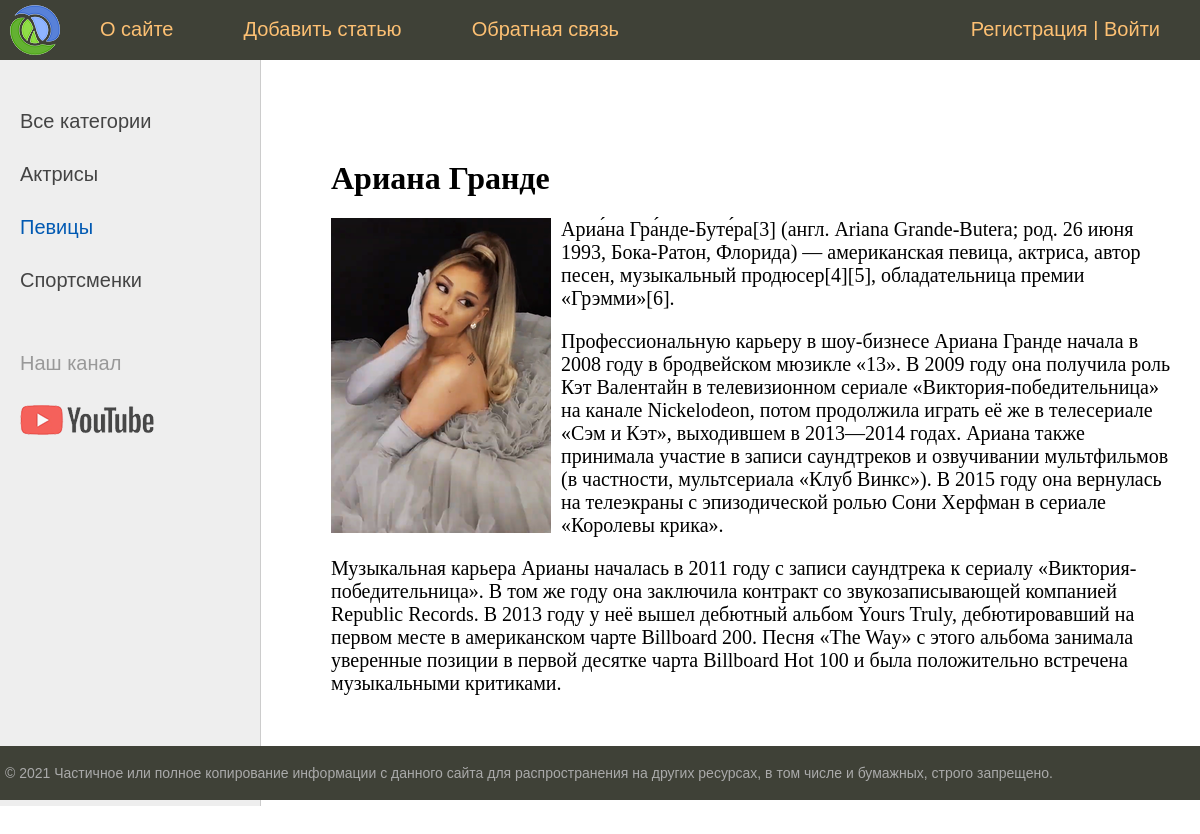
The app's page /post/ariana-grande/ with its own data.
### women/models.py (models this page shows, shortened)
class Category(models.Model):
    name = models.CharField(max_length=101, db_index=True, verbose_name = 'Категория') # индексируемое поле
    slug = models.SlugField(max_length=255, unique=True, db_index=True, verbose_name='URL')
    def __str__(self):
        return self.name
    def get_absolute_url(self):
        return reverse('show_category', kwargs = {'cat_slug' : self.slug})
    class Meta:
        verbose_name = 'Категория'
        verbose_name_plural = 'Категории'
        ordering = ['name']

class Women(models.Model):
    title = models.CharField(max_length=255, verbose_name='Заголовок')
    slug = models.SlugField(max_length=255, unique=True, db_index=True, verbose_name='URL')
    content = models.TextField(blank=True, verbose_name='Контент')
    photo = models.ImageField(upload_to='photos/%Y/%m/%d/', verbose_name='Фото')
    time_create = models.DateTimeField(auto_now_add=True, verbose_name='Время создания')
    time_update = models.DateTimeField(auto_now=True, verbose_name='Время обновления')
    is_published = models.BooleanField(default=True, verbose_name='Публикация')
    cat = models.ForeignKey('Category', on_delete=models.PROTECT, verbose_name='Категория') # запрещается удалять записи из первичной модели
    class Meta:
        verbose_name = 'Известные женщины'
        verbose_name_plural = 'Известные женщины'
        ordering = ['-time_create', 'title']

### women/views.py (the view)
# urls.py: path('post/<slug:post_slug>/', WomenPost.as_view(), name = 'post'),
class WomenPost(DataMixin, DetailView):
    model = Women
    template_name = 'women/post.html'
    slug_url_kwarg = 'post_slug'
    context_object_name = 'post'
    def get_context_data(self, **kwargs: Any) -> Dict[str, Any]:
        context = super().get_context_data(**kwargs)
        post = Women.objects.get(slug = self.kwargs['post_slug'])
        c_def = self.get_user_context(title = post.title, cat_selected = post.cat_id)
        return dict(list(context.items()) + list(c_def.items()))

### women/templatetags/women_tag.py (called while the page is built)
@register.simple_tag(name='getcats')
def get_categories(filter = None):
    if not filter:
        return Category.objects.all()
    else:
        return Category.objects.filter(pk = filter)

@register.simple_tag(name='getmenu')
def get_menu():
    menu = [{'title' : 'О сайте', 'url_name' : 'about'},
    {'title' : "Добавить статью", 'url_name' : 'addpost'},
    {'title' : "Обратная связь", 'url_name' : 'contact'}]
    return menu

@register.inclusion_tag('women/list_categories.html')
def show_categories(sort = None, cat_selected = 0):
    if not sort:
        cats = Category.objects.all()
    else:
        cats = Category.objects.order_by(sort)
    return {'cats' : cats, 'cat_selected': cat_selected}

### women/utils.py (called while the page is built)
    def get_user_context(self, **kwargs):
        context = kwargs
        cats = Category.objects.all()
        context['cats'] = cats
        if 'cat_selected' not in context:
            context['cat_selected'] = 0
        return context

### women/templates/women/post.html
{% extends 'women/base.html' %}
{% block content %}
<h1>{{ title }}</h1>
{% if post.photo %}
<p><img class = 'img-article-left' src="{{ post.photo.url }}" alt=""></p>
{% endif %}
{{ post.content|linebreaks}}
{% endblock %}

### women/templates/women/base.html (shortened to what this page needs)
{% load static %}
{% load women_tag %}
<!DOCTYPE html>
<html>
<head>
	<link type="text/css" href="{% static 'women/css/styles.css' %}" rel="stylesheet" />
</head>
<body>
<table class="table-page" border=0 cellpadding="0" cellspacing="0">
<tr><td valign=top>
{% getmenu as menu %}
{% block mainmenu %}
		<div class="header">
			<ul id="mainmenu" class="mainmenu">
			<li class="logo"><a href="{% url 'home' %}"><div class="logo"></div></a></li>
{% for m in menu %}
			<li><a href="{% url  m.url_name %}">{{m.title}}</a></li>
{% endfor %}
{% if request.user.is_authenticated %}
			<li class="last"> {{ user.username }} </a> | <a href="{% url  'logout' %}"> Выйти </a></li>
{% else %}
			<li class="last"><a href="{% url 'register' %}"> Регистрация </a> | <a href="{% url  'login' %}"> Войти </a></li>
{% endif %}
			</ul>
		</div>
{% endblock mainmenu %}
<table class="table-content" border=0 cellpadding="0" cellspacing="0">
<tr>
	<td valign="top" class="left-chapters">
	<ul id="leftchapters">
		{% if cat_selected == 0 %}
			<li class="selected">Все категории</li>
		{% else%}
			<li class="selected"><a href="{% url 'home' %}"> Все категории</a></li>
		{% endif %}
		{% show_categories 'name' cat_selected %}
		<li class="share">
		<p>Наш канал</p>
		<a class="share-yt" href="https://www.youtube.com/channel/UClJzWfGWuGJL2t-3dYKcHTA/playlists" target="_blank" rel="nofollow"></a>
		</li>
	</ul>
</td>
<td valign="top" class="content">
	<div class="content-text">
{% block content %}
{% endblock %}
	</div>
</td></tr></table>
</td></tr>
<tr><td valign=top>
	<div id="footer">
		<p>&copy; 2021 Частичное или полное копирование информации с данного сайта для распространения на других ресурсах, в том числе и бумажных, строго запрещено.</p>
	</div>
</td></tr></table>
</body>
</html>

### women/templates/women/list_categories.html
{% for c in cats %}
		{% if c.pk == cat_selected %}
			<li class="selected">{{c.name}}</li>
		{% else %}
			<li><a href="{{c.get_absolute_url}}">{{c.name}}</a></li>
		{% endif %}
		{% endfor%}

### women/static/women/css/styles.css (style rules this page uses)
html, body { font-family: 'Arial'; margin: 0; padding: 0; height: 100%; width: 100%; color: #444; }
a { color: #0059b2; text-decoration: none; }
img { max-width: 600px; height: auto; }
img.img-article-left { max-width: 300px; height: auto; float: left; padding: 0 10px 10px 0; }
.table-page { width: 100%; height: 100%; vertical-align: top; }
.table-page tr { height: 100%; }
.header { background: #3F4137; height: 60px; }
.logo { background: url('../images/logo.png') no-repeat 10px 5px; width: 70px; height: 60px; }
ul.mainmenu { list-style: none; margin: 0; padding: 0; height: 60px; color: #fdc073; font-size: 20px; overflow: hidden; }
ul.mainmenu li { float: left; margin: 18px 40px 0 30px; }
ul.mainmenu li.logo { margin: 0; }
ul.mainmenu li.last { float: right; }
ul.mainmenu li a { color: #fdc073; text-decoration: none; }
.table-content { width: 100%; min-height: 100%; height: 100%; }
.left-chapters { margin: 0; background: #eee; border-right: 1px solid #ccc; min-height: 100%; }
.left-chapters ul { width: 230px; min-height: 100%; margin: 0; padding: 20px 10px 10px 20px; list-style: none; font-size: 20px; }
.left-chapters ul li { margin: 30px 0 0 0; color: #999; }
.left-chapters ul li.selected { color: #0059b2; }
.left-chapters ul li a { color: #444; text-decoration: none; }
.left-chapters ul li.share { margin: 60px 0 0 0; }
.left-chapters ul li.share p { margin: 30px 0 30px 0; }
.left-chapters ul li.share a { display: inline-block; width: 40px; height: 40px; margin: 0 20px 0 0; }
.left-chapters ul li.share a.share-yt { width: 100%; height: 30px; background: url('../images/share_yt.png') no-repeat 0 0 }
.content { padding: 40px 20px 20px 40px; width: 100%; box-sizing: border-box; }
.content-text { margin: 60px 0 0 30px; color: #000; font-size: 20px; font-family: Yandex Sans Display Light; }
.content-text h1 { font-size: 32px; }
#footer { box-sizing: border-box; background: #3F4137; padding: 5px; color: #aaa; font-size: 14px; font-family: Verdana, Geneva, Arial, Helvetica; text-align: left; overflow: hidden; }

### records on screen
Category: name "Актрисы"
Category: name "Певицы"
Category: name "Спортсменки"
Women: title "Ариана Гранде", photo (picture), content "Ариа́на Гра́нде-Буте́ра[3] (англ. Ariana Grande-Butera; род. 26 июня 1993, Бока-Ратон, Флорида) — американская певица, актриса, автор песен, музыкальный продюсер[4][5], обладательница премии «Грэмми»[6]. Профессиональную карьеру в шоу-бизнесе Ариана Гранде начала в 2008 году в бродвейском мюзикле «13». В 2009 году она получила роль Кэт Валентайн в телевизионном сериале «Виктория-победительница» на канале Nickelodeon, потом продолжила играть её же в телесериале «Сэм и Кэт», выходившем в 2013—2014 годах. Ариана также принимала участие в записи саундтреков и озвучивании мультфильмов (в частности, мультсериала «Клуб Винкс»). В 2015 году она вернулась на телеэкраны с эпизодической ролью Сони…"

### other values on screen
{{ m.title }} "О сайте" "Добавить статью" "Обратная связь"
